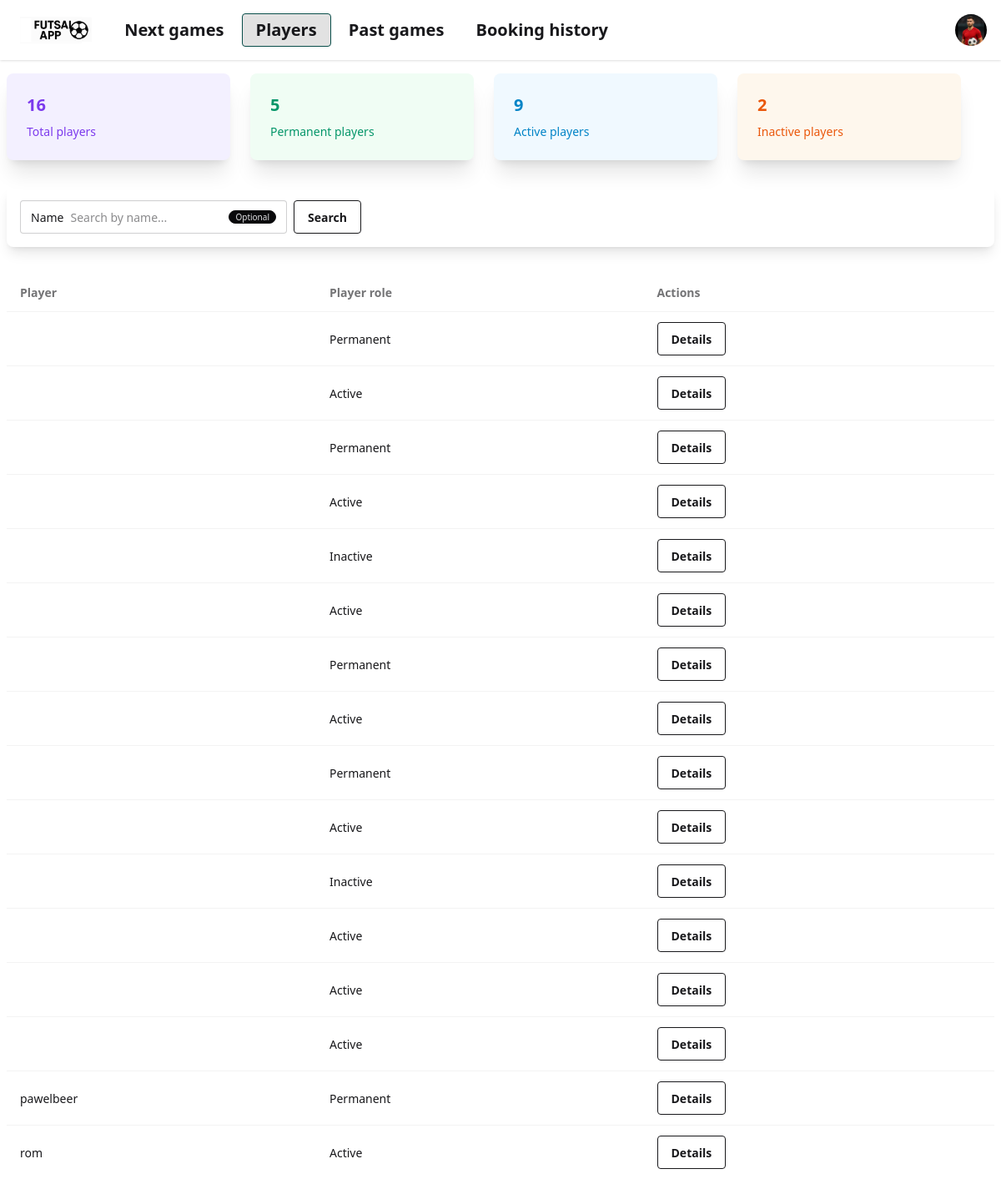
/games/players/, run on an earlier commit of the app's database.
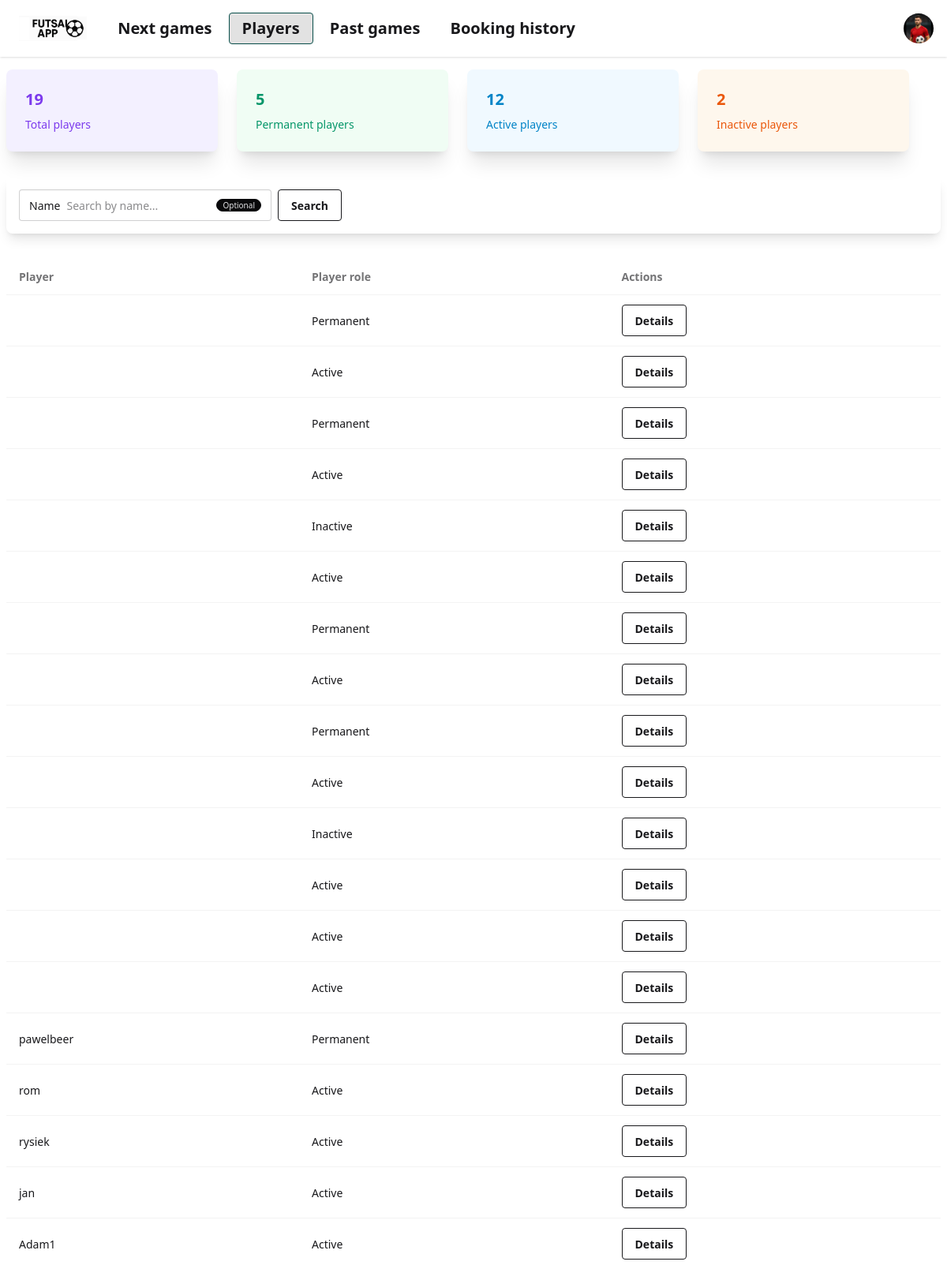
And on a later commit of the database.
### games/models.py (models this page shows, shortened)
class Player(models.Model):
    user = models.OneToOneField(User, on_delete=models.CASCADE, null=True, blank=True)
    ROLE_CHOICES = [('Active','Active'),('Inactive','Inactive'),('Permanent','Permanent')]
    mobile_number = models.CharField(
        max_length=9,
        validators=[RegexValidator(regex=r'^\d{9}$', message="Mobile number must contain exactly 9 digits")]
    )
    role = models.CharField(max_length=10, choices=ROLE_CHOICES, default='Active')

### games/views.py (the view)
# urls.py: path('players/', views.all_players, name='all_players_url'),
def all_players(request):
    filter = request.GET.get('name')
    if filter and len(filter) > 1:
        found_players = Player.objects.filter(
            Q(name__icontains=filter) |
            Q(surname__icontains=filter) |
            Q(username__icontains=filter)
        )
    else:
        found_players = Player.objects.all()
    found_players_aggregation = found_players.aggregate(
        total_players = Count('id'),
        permanent_players=Count('id', filter=Q(role='Permanent')),
        active_players=Count('id', filter=Q(role='Active')),
        inactive_players=Count('id', filter=Q(role='Inactive')),
    )
    return render(request, 'games/all_players.html', {
        'filter': filter,
        'players': found_players,
        'details': found_players_aggregation
    })

### games/templates/games/all_players.html (shortened to what this page needs)
{% extends 'index.html' %}
{% block content %}
    <div class="grid grid-cols-4 gap-6 mb-8 mr-10">
        <div class="card shadow-xl bg-players-purple">
            <div class="card-body">
                <div class="text-xl font-semibold">{{ details.total_players }}</div>
                <p class="text-sm">Total players</p>
            </div>
        </div>
        <div class="card shadow-xl bg-players-green">
            <div class="card-body">
                <div class="text-xl font-semibold">{{ details.permanent_players }}</div>
                <p class="text-sm">Permanent players</p>
            </div>
        </div>
        <div class="card shadow-xl bg-players-blue">
            <div class="card-body">
                <div class="text-xl font-semibold">{{ details.active_players }}</div>
                <p class="text-sm">Active players</p>
            </div>
        </div>
        <div class="card shadow-xl bg-players-red">
            <div class="card-body">
                <div class="text-xl font-semibold">{{ details.inactive_players }}</div>
                <p class="text-sm">Inactive players</p>
            </div>
        </div>
    </div>
    <div class="card shadow-lg mb-8 p-4">
        <form class="flex gap-2">
            <label class="input">
                Name
                <input {% if filter %} value="{{ filter }}" {% endif %} name="name" type="text" class="grow" placeholder="Search by name...">
                <span class="badge badge-neutral badge-xs">Optional</span>
            </label>
            <button type="submit" class="btn btn-outline">Search</button>
        </form>
        </div>
    <table class="table">
        <thead>
        <tr>
            <th>Player</th>
            <th>Player role</th>
            <th>Actions</th>
        </tr>
        </thead>
        <tbody>
        {% for player in players %}
            <tr>
                {% if player.user.username != 'N/A' %}
                    <td>{{ player.user.username }}</td>
                {% else %}
                    <td>{{ player.name }} {{ player.surname }}</td>
                {% endif %}
                <td>{{ player.role }}</td>
                <td><a href="{% url 'player_details_url' player_id=player.id %}" class="btn btn-outline">Details</a></td>
            </tr>
        {% endfor %}
        </tbody>
    </table>
{% endblock content %}

What changed in the data, as far as the page shows it:
added Player: user.username "rysiek", role "Active"
added Player: user.username "jan", role "Active"
added Player: user.username "Adam1", role "Active"
Also different on the page:
{{ details.total_players }}: "16" → "19"
{{ details.active_players }}: "9" → "12"
